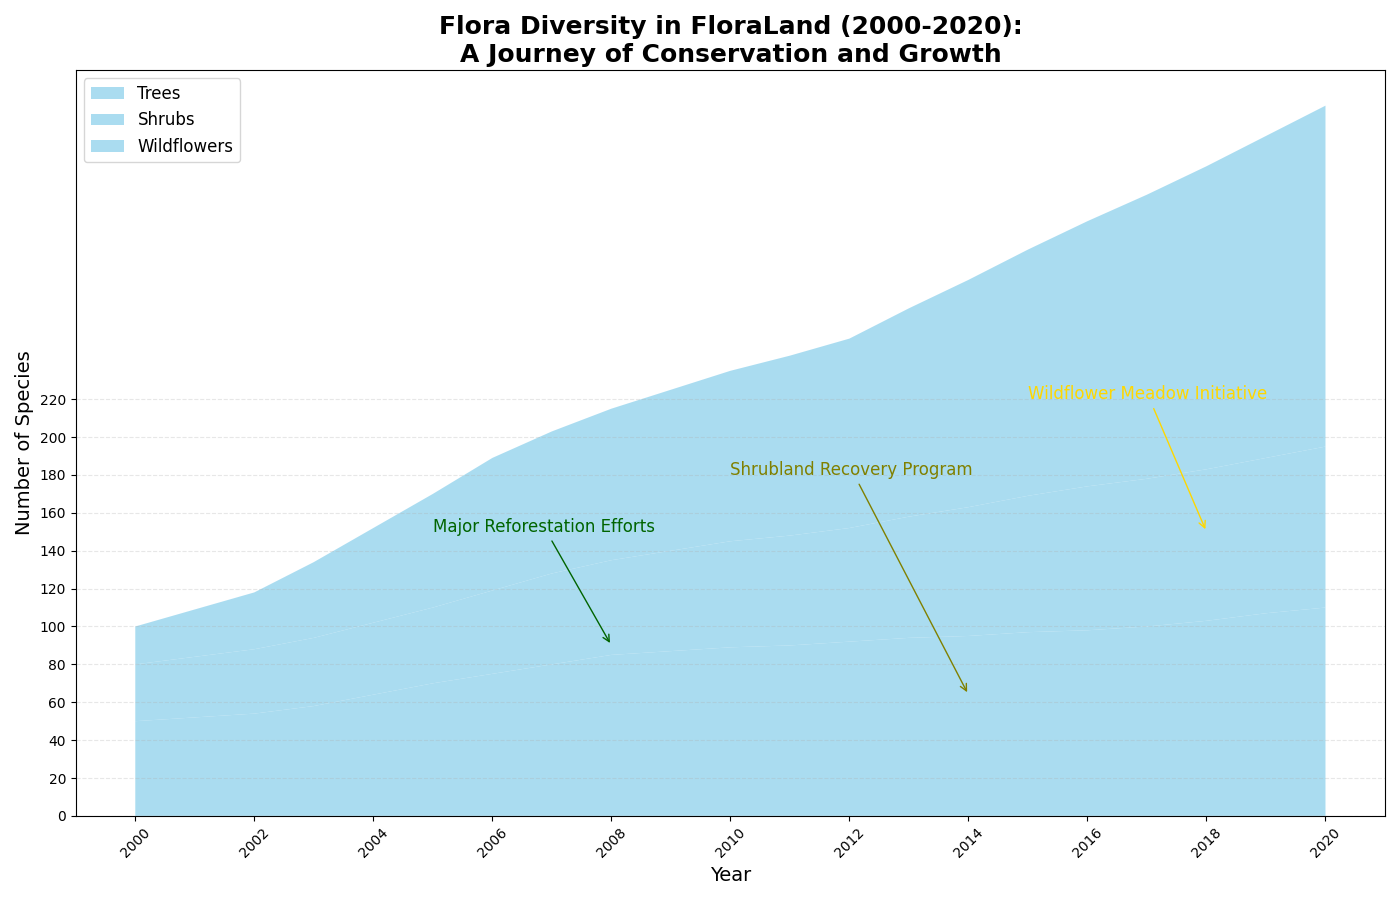

This chart was generated by the following Python code:
import matplotlib.pyplot as plt
import numpy as np

# Years from 2000 to 2020
years = np.arange(2000, 2021)

# Flora diversity data (number of species)
trees = np.array([50, 52, 54, 58, 64, 70, 75, 80, 85, 87, 89, 90, 92, 94, 95, 97, 98, 100, 103, 107, 110])
shrubs = np.array([30, 32, 34, 36, 38, 40, 44, 48, 50, 53, 56, 58, 60, 64, 68, 72, 76, 78, 80, 82, 85])
wildflowers = np.array([20, 25, 30, 40, 50, 60, 70, 75, 80, 85, 90, 95, 100, 110, 120, 130, 140, 150, 160, 170, 180])

# Stack the data
flora_data = np.vstack([trees, shrubs, wildflowers])

# Plotting the stacked area chart
fig, ax = plt.subplots(figsize=(14, 9))

# Create the stacked area plot with a single color
ax.stackplot(years, flora_data, labels=['Trees', 'Shrubs', 'Wildflowers'],
             colors=['#87CEEB'], alpha=0.7)

# Adding chart details
ax.set_title("Flora Diversity in FloraLand (2000-2020):\nA Journey of Conservation and Growth", 
             fontsize=18, weight='bold')
ax.set_xlabel("Year", fontsize=14)
ax.set_ylabel("Number of Species", fontsize=14)
ax.set_xticks(years[::2])
ax.set_xticklabels(years[::2], rotation=45)
ax.set_yticks(np.arange(0, 221, 20))
ax.legend(loc='upper left', fontsize=12, frameon=True)
ax.grid(axis='y', alpha=0.3, linestyle='--')

# Add annotations for significant milestones
ax.annotate("Major Reforestation Efforts", xy=(2008, 90), xytext=(2005, 150),
            arrowprops=dict(arrowstyle="->", connectionstyle="arc3", color='darkgreen'), fontsize=12, color='darkgreen')

ax.annotate("Shrubland Recovery Program", xy=(2014, 64), xytext=(2010, 180),
            arrowprops=dict(arrowstyle="->", connectionstyle="arc3", color='olive'), fontsize=12, color='olive')

ax.annotate("Wildflower Meadow Initiative", xy=(2018, 150), xytext=(2015, 220),
            arrowprops=dict(arrowstyle="->", connectionstyle="arc3", color='gold'), fontsize=12, color='gold')

plt.tight_layout()
plt.show()
